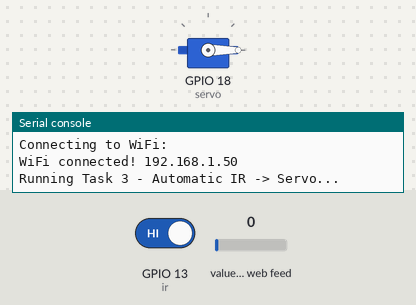
Recording of a program running on a simulated ESP32 board running MicroPython. Parts: servo, the last lines printed to the serial console. The test bench sets the inputs (shaded band); at power-on: GPIO 13 (ir) HIGH, value of the web feed 0. WiFi joins after 1.5 s; requests to the public web service named in the program get a made-up reply in its usual format after 0.4 s (London, UTC, broken clouds, 64 % humidity, 1013 hPa unless stated); servo angles are drawn from the pulse width (0.5 ms = 0°, 2.5 ms = 180°).

Above: at 3.6 s.
3.7 s: GPIO 13 (ir) driven LOW
At 5.0 s:
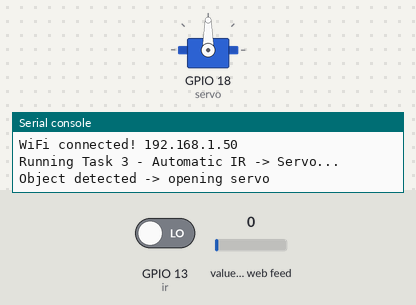
Timing chart, 0 to 8.6 s (numbered marks = the images above; inputs shaded):
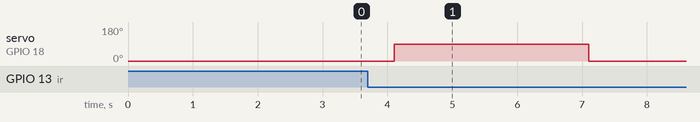

The program:

Lab3_task3.py
```python
import network
import time
import machine
import urequests as requests

# ---------- CONFIG ----------
WIFI_SSID = ""
WIFI_PASS = ""

BLYNK_TOKEN = ""
BLYNK_API   = "http://blynk.cloud/external/api"

IR_PIN    = 13
SERVO_PIN = 18

OPEN_ANGLE   = 90
CLOSED_ANGLE = 0
OPEN_TIME    = 3

# ---------- HARDWARE ----------
ir = machine.Pin(IR_PIN, machine.Pin.IN)
servo = machine.PWM(machine.Pin(SERVO_PIN), freq=50)

def set_servo_angle(angle):
    angle = max(0, min(180, int(angle)))
    pulse_us = 500 + (angle * 2000) // 180
    servo.duty_u16(pulse_us * 65535 // 20000)

# ---------- WIFI ----------
wifi = network.WLAN(network.STA_IF)

def connect_wifi():
    wifi.active(True)
    if wifi.isconnected():
        print("WiFi already connected!", wifi.ifconfig()[0])
        return

    while True:
        try:
            wifi.disconnect()
        except OSError:
            pass
        wifi.connect(WIFI_SSID, WIFI_PASS)
        print("Connecting to WiFi:", WIFI_SSID)

        for _ in range(20):
            if wifi.isconnected():
                print("WiFi connected!", wifi.ifconfig()[0])
                return
            time.sleep(1)

        status = wifi.status()
        if status == getattr(network, "STAT_NO_AP_FOUND", -1):
            print("WiFi not found. Check the name and use a 2.4 GHz network (ESP32 cannot use 5 GHz).")
        elif status == getattr(network, "STAT_WRONG_PASSWORD", -1):
            print("Wrong WiFi password.")
        else:
            print("WiFi connection failed (status", status, "). Retrying...")

connect_wifi()

# ---------- BLYNK ----------
def blynk_write(pin, value):
    value = str(value).replace(" ", "%20")
    try:
        r = requests.get(f"{BLYNK_API}/update?token={BLYNK_TOKEN}&{pin}={value}")
        r.close()
    except Exception as e:
        print("Blynk write error:", e)

# ---------- MAIN ----------
print("Running Task 3 - Automatic IR -> Servo...")

set_servo_angle(CLOSED_ANGLE)
blynk_write("V0", "Not Detected")

while True:
    if ir.value() == 0:
        print("Object detected -> opening servo")
        blynk_write("V0", "Detected")
        set_servo_angle(OPEN_ANGLE)

        time.sleep(OPEN_TIME)

        print("Closing servo")
        set_servo_angle(CLOSED_ANGLE)
        blynk_write("V0", "Not Detected")


        while ir.value() == 0:
            time.sleep(0.1)

    time.sleep(0.1)
```

Measured:
- after the input at 3.7 s, servo on GPIO 18 (servo): 0° → 90° after 0.40 s, → 0° 3.0 s later
